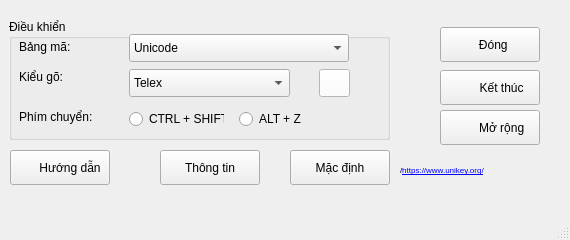
<?xml version="1.0" encoding="UTF-8"?>
<ui version="4.0">
 <class>MainWindow</class>
 <widget class="QMainWindow" name="MainWindow">
  <property name="geometry">
   <rect>
    <x>0</x>
    <y>0</y>
    <width>570</width>
    <height>240</height>
   </rect>
  </property>
  <property name="windowTitle">
   <string>UniKey 4.3 RC5</string>
  </property>
  <property name="windowIcon">
   <iconset>
    <normaloff>C:/Users/nam27/Downloads/OIP (1).jpg</normaloff>C:/Users/nam27/Downloads/OIP (1).jpg</iconset>
  </property>
  <widget class="QWidget" name="centralwidget">
   <widget class="QGroupBox" name="groupBox">
    <property name="geometry">
     <rect>
      <x>9</x>
      <y>19</y>
      <width>381</width>
      <height>121</height>
     </rect>
    </property>
    <property name="title">
     <string>Điều khiển</string>
    </property>
    <widget class="QLabel" name="label">
     <property name="geometry">
      <rect>
       <x>10</x>
       <y>20</y>
       <width>55</width>
       <height>16</height>
      </rect>
     </property>
     <property name="text">
      <string>Bảng mã:</string>
     </property>
    </widget>
    <widget class="QLabel" name="label_2">
     <property name="geometry">
      <rect>
       <x>10</x>
       <y>50</y>
       <width>55</width>
       <height>16</height>
      </rect>
     </property>
     <property name="text">
      <string>Kiểu gõ:</string>
     </property>
    </widget>
    <widget class="QLabel" name="label_3">
     <property name="geometry">
      <rect>
       <x>10</x>
       <y>90</y>
       <width>81</width>
       <height>16</height>
      </rect>
     </property>
     <property name="text">
      <string>Phím chuyển:</string>
     </property>
    </widget>
    <widget class="QComboBox" name="comboBox">
     <property name="geometry">
      <rect>
       <x>120</x>
       <y>15</y>
       <width>220</width>
       <height>28</height>
      </rect>
     </property>
     <item>
      <property name="text">
       <string>Unicode</string>
      </property>
     </item>
     <item>
      <property name="text">
       <string>TCVN3 (ABC)</string>
      </property>
     </item>
     <item>
      <property name="text">
       <string>VNI Windows</string>
      </property>
     </item>
     <item>
      <property name="text">
       <string>VIQR</string>
      </property>
     </item>
     <item>
      <property name="text">
       <string>Vietnamese local CP 1258</string>
      </property>
     </item>
     <item>
      <property name="text">
       <string>Unicode tổ hợp</string>
      </property>
     </item>
     <item>
      <property name="text">
       <string>UTF-8 Literal</string>
      </property>
     </item>
     <item>
      <property name="text">
       <string>NCR Decimal</string>
      </property>
     </item>
     <item>
      <property name="text">
       <string>NCR Hex</string>
      </property>
     </item>
     <item>
      <property name="text">
       <string>Unicide C String</string>
      </property>
     </item>
     <item>
      <property name="text">
       <string>X UTF-8</string>
      </property>
     </item>
     <item>
      <property name="text">
       <string>VISCII</string>
      </property>
     </item>
     <item>
      <property name="text">
       <string>VPS</string>
      </property>
     </item>
     <item>
      <property name="text">
       <string>BK HCM2</string>
      </property>
     </item>
     <item>
      <property name="text">
       <string>BK HCM1</string>
      </property>
     </item>
     <item>
      <property name="text">
       <string>Vietware X</string>
      </property>
     </item>
     <item>
      <property name="text">
       <string>Vietware F</string>
      </property>
     </item>
    </widget>
    <widget class="QComboBox" name="comboBox_2">
     <property name="geometry">
      <rect>
       <x>120</x>
       <y>50</y>
       <width>161</width>
       <height>28</height>
      </rect>
     </property>
     <item>
      <property name="text">
       <string>Telex</string>
      </property>
     </item>
     <item>
      <property name="text">
       <string>VNI</string>
      </property>
     </item>
     <item>
      <property name="text">
       <string>VIQR</string>
      </property>
     </item>
     <item>
      <property name="text">
       <string>Microsoft</string>
      </property>
     </item>
     <item>
      <property name="text">
       <string>Tự định nghĩa</string>
      </property>
     </item>
    </widget>
    <widget class="QPushButton" name="pushButton">
     <property name="geometry">
      <rect>
       <x>310</x>
       <y>50</y>
       <width>31</width>
       <height>28</height>
      </rect>
     </property>
     <property name="styleSheet">
      <string notr="true">background-image : url(:/icon/D:/USB/Assets/3dot.png);
background-repeat: no-repeat;
background-position: center;
background-color: white;</string>
     </property>
     <property name="text">
      <string/>
     </property>
    </widget>
    <widget class="QRadioButton" name="radioButton">
     <property name="geometry">
      <rect>
       <x>120</x>
       <y>90</y>
       <width>95</width>
       <height>20</height>
      </rect>
     </property>
     <property name="text">
      <string>CTRL + SHIFT</string>
     </property>
    </widget>
    <widget class="QRadioButton" name="radioButton_2">
     <property name="geometry">
      <rect>
       <x>230</x>
       <y>90</y>
       <width>95</width>
       <height>20</height>
      </rect>
     </property>
     <property name="text">
      <string>ALT + Z</string>
     </property>
    </widget>
   </widget>
   <widget class="QPushButton" name="pushButton_2">
    <property name="geometry">
     <rect>
      <x>440</x>
      <y>27</y>
      <width>100</width>
      <height>35</height>
     </rect>
    </property>
    <property name="text">
     <string>  Đóng</string>
    </property>
   </widget>
   <widget class="QLabel" name="label_4">
    <property name="geometry">
     <rect>
      <x>445</x>
      <y>30</y>
      <width>27</width>
      <height>27</height>
     </rect>
    </property>
    <property name="styleSheet">
     <string notr="true">background-image:url(:/icon/D:/USB/Assets/V.jpg)
</string>
    </property>
    <property name="text">
     <string/>
    </property>
   </widget>
   <widget class="QPushButton" name="pushButton_3">
    <property name="geometry">
     <rect>
      <x>440</x>
      <y>70</y>
      <width>100</width>
      <height>35</height>
     </rect>
    </property>
    <property name="layoutDirection">
     <enum>Qt::LeftToRight</enum>
    </property>
    <property name="text">
     <string>       Kết thúc</string>
    </property>
   </widget>
   <widget class="QLabel" name="label_5">
    <property name="geometry">
     <rect>
      <x>445</x>
      <y>75</y>
      <width>21</width>
      <height>27</height>
     </rect>
    </property>
    <property name="styleSheet">
     <string notr="true">background-image: url(:/icon/D:/USB/Assets/end.png)</string>
    </property>
    <property name="text">
     <string/>
    </property>
   </widget>
   <widget class="QPushButton" name="pushButton_4">
    <property name="geometry">
     <rect>
      <x>440</x>
      <y>110</y>
      <width>100</width>
      <height>35</height>
     </rect>
    </property>
    <property name="layoutDirection">
     <enum>Qt::LeftToRight</enum>
    </property>
    <property name="text">
     <string>       Mở rộng</string>
    </property>
   </widget>
   <widget class="QLabel" name="label_6">
    <property name="geometry">
     <rect>
      <x>447</x>
      <y>115</y>
      <width>21</width>
      <height>21</height>
     </rect>
    </property>
    <property name="styleSheet">
     <string notr="true">background-image: url(:/icon/D:/USB/Assets/download.png)</string>
    </property>
    <property name="text">
     <string/>
    </property>
   </widget>
   <widget class="QPushButton" name="pushButton_5">
    <property name="geometry">
     <rect>
      <x>160</x>
      <y>150</y>
      <width>100</width>
      <height>35</height>
     </rect>
    </property>
    <property name="text">
     <string>Thông tin</string>
    </property>
   </widget>
   <widget class="QPushButton" name="pushButton_6">
    <property name="geometry">
     <rect>
      <x>290</x>
      <y>150</y>
      <width>100</width>
      <height>35</height>
     </rect>
    </property>
    <property name="text">
     <string>Mặc định</string>
    </property>
   </widget>
   <widget class="QPushButton" name="pushButton_7">
    <property name="geometry">
     <rect>
      <x>10</x>
      <y>150</y>
      <width>100</width>
      <height>35</height>
     </rect>
    </property>
    <property name="text">
     <string>      Hướng dẫn</string>
    </property>
   </widget>
   <widget class="QLabel" name="label_7">
    <property name="geometry">
     <rect>
      <x>15</x>
      <y>156</y>
      <width>21</width>
      <height>21</height>
     </rect>
    </property>
    <property name="styleSheet">
     <string notr="true">background-image: url(:/icon/D:/USB/Assets/tutorial.png)</string>
    </property>
    <property name="text">
     <string/>
    </property>
   </widget>
   <widget class="QLabel" name="label_8">
    <property name="geometry">
     <rect>
      <x>400</x>
      <y>160</y>
      <width>141</width>
      <height>21</height>
     </rect>
    </property>
    <property name="font">
     <font>
      <pointsize>6</pointsize>
     </font>
    </property>
    <property name="cursor">
     <cursorShape>PointingHandCursor</cursorShape>
    </property>
    <property name="styleSheet">
     <string notr="true"/>
    </property>
    <property name="text">
     <string>&lt;html&gt;&lt;head/&gt;&lt;body&gt;&lt;p&gt;/&lt;a href=&quot;https://www.unikey.org/&quot;&gt;&lt;span style=&quot; text-decoration: underline; color:#0000ff;&quot;&gt;https://www.unikey.org/&lt;/span&gt;&lt;/a&gt;&lt;/p&gt;&lt;/body&gt;&lt;/html&gt;</string>
    </property>
   </widget>
  </widget>
  <widget class="QStatusBar" name="statusbar"/>
 </widget>
 <resources>
  <include location="C:/Users/nam27/Downloads/resources.qrc"/>
 </resources>
 <connections/>
</ui>
